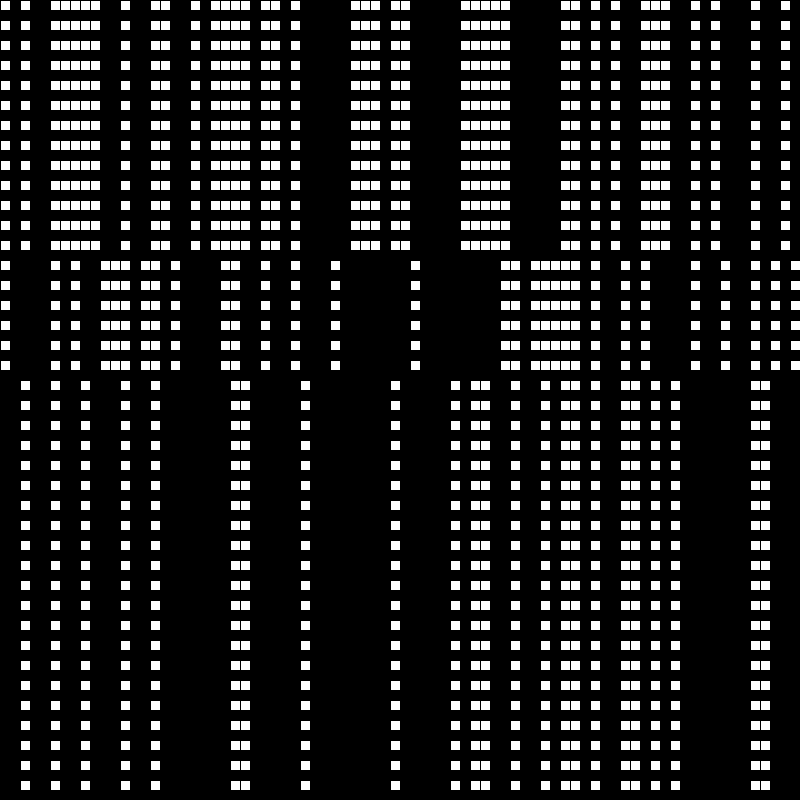
Frame 1 (no input)
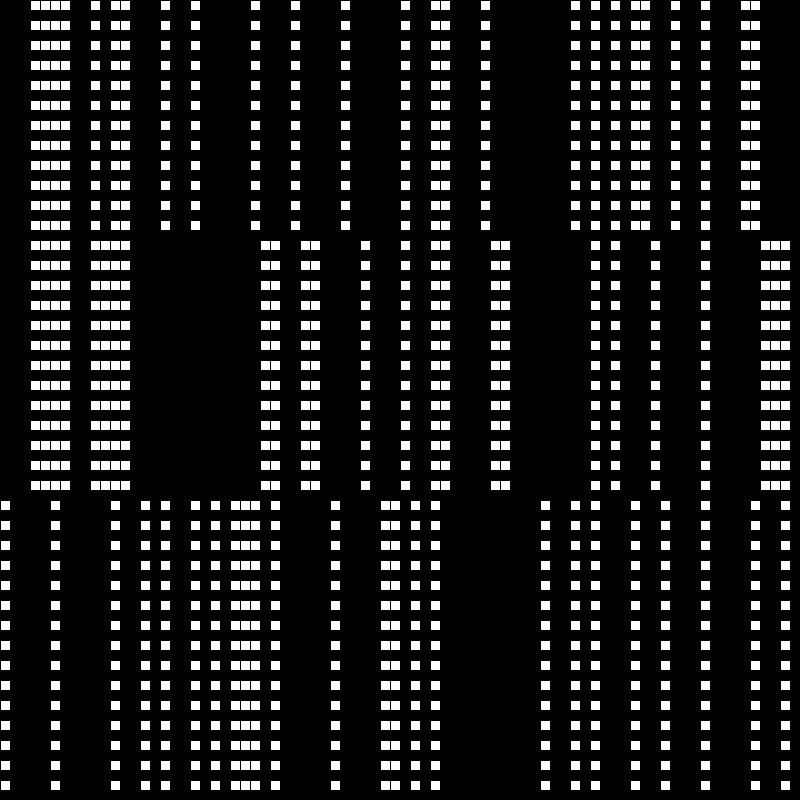
Frame 2 (the mouse pressed at the canvas centre, redrawn once)

The Processing sketch that drew these frames (run headless with seeded random() and noise(); the mouse was pressed at the canvas centre and the sketch redrawn once):

// Processing sketch: processing_94598
// ── processing_94598.pde

/* 
Part of the ReCode Project (http://recodeproject.com)
Based on "Untitled 7" by Belfort Group
Originally published in "Computer Graphics and Art" v1n3, 1976
Copyright (c) 2013 Jan Vantomme - OSI/MIT license (http://recodeproject/license).
*/

/* @pjs pauseOnBlur="true"; */

int blockWidth  = 10;
int blockHeight = 10;

int h1;
int h2;
int h3;

int probability;

void setup()
{
    size( 800, 800 );

    h1 = floor( random( 2, 20 ) ) * 2;
    h2 = floor( random( 2, 20 ) ) * 2;
    h3 = 80 - h1 - h2;
    probability = floor( random( 30, 40 ));
}

void draw()
{
    background( 0 );
    
    for ( int x = 0; x < width; x += blockWidth ) {
        if ( random( 100 ) < probability ) {
            for ( int i = 0; i < h1; i+=2 ) {
                pushMatrix();
                translate( x, i * blockHeight );
                rect( 0, 0, blockWidth, blockHeight );
                popMatrix();
            }
        }    
    } 

    for ( int x = 0; x < width; x += blockWidth ) {
        if ( random( 100 ) < probability ) {
            for ( int i = 0; i < h2; i+=2 ) {
                pushMatrix();
                translate( x, i * blockHeight + h1 * blockHeight );
                rect( 0, 0, blockWidth, blockHeight );
                popMatrix();
            }
        }    
    }
    
    for ( int x = 0; x < width; x += blockWidth ) {
        if ( random( 100 ) < probability ) {
            for ( int i = 0; i < h3; i+=2 ) {
                pushMatrix();
                translate( x, i * blockHeight + ( h1 + h2 ) * blockHeight );
                rect( 0, 0, blockWidth, blockHeight );
                popMatrix();
            }
        }    
    } 
    
    noLoop();
}

void mousePressed()
{
    h1 = floor( random( 2, 20 ) ) * 2;
    h2 = floor( random( 2, 20 ) ) * 2;
    h3 = 80 - h1 - h2;
    probability = floor( random( 30, 40 ));

    loop();
}
